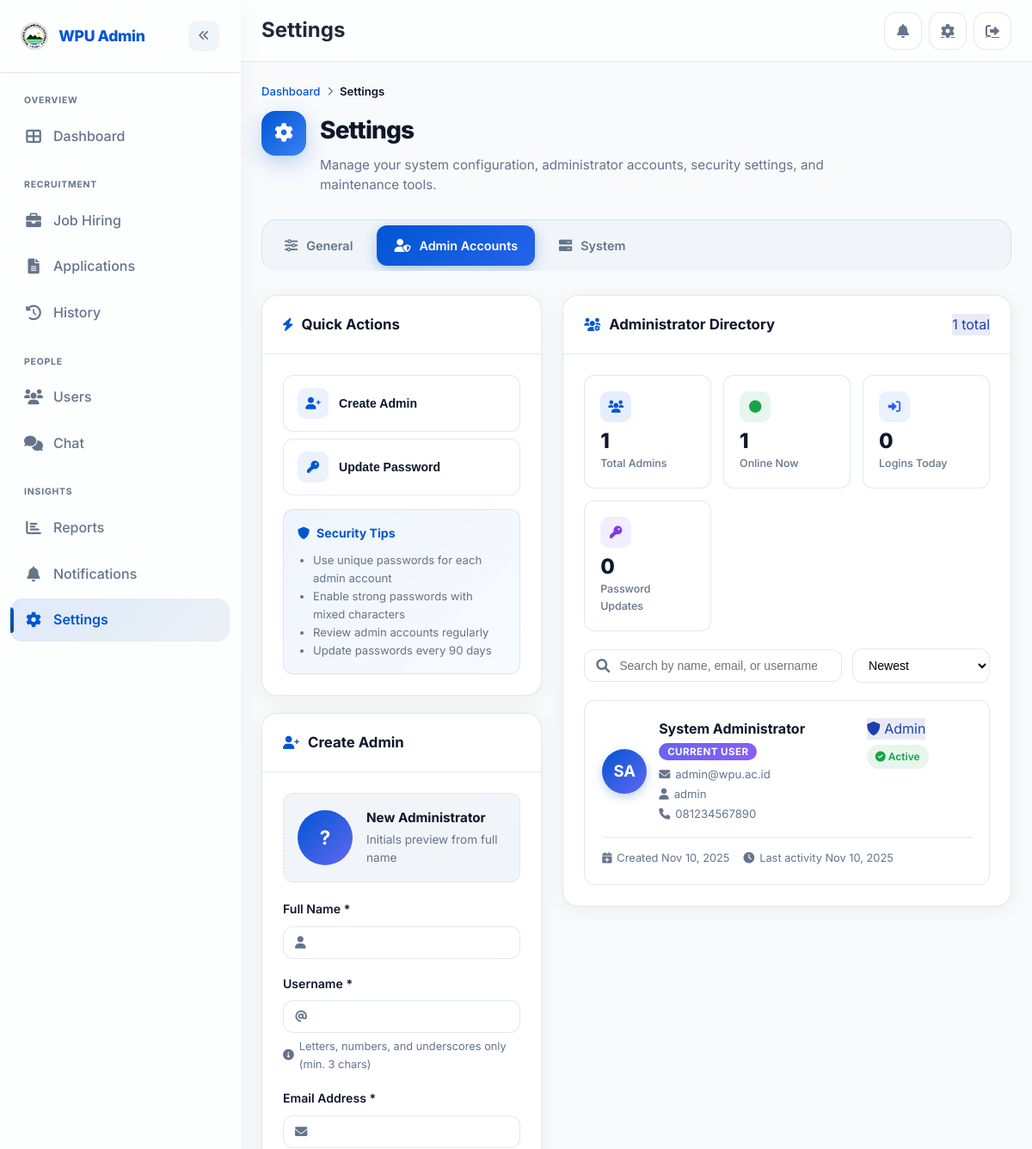
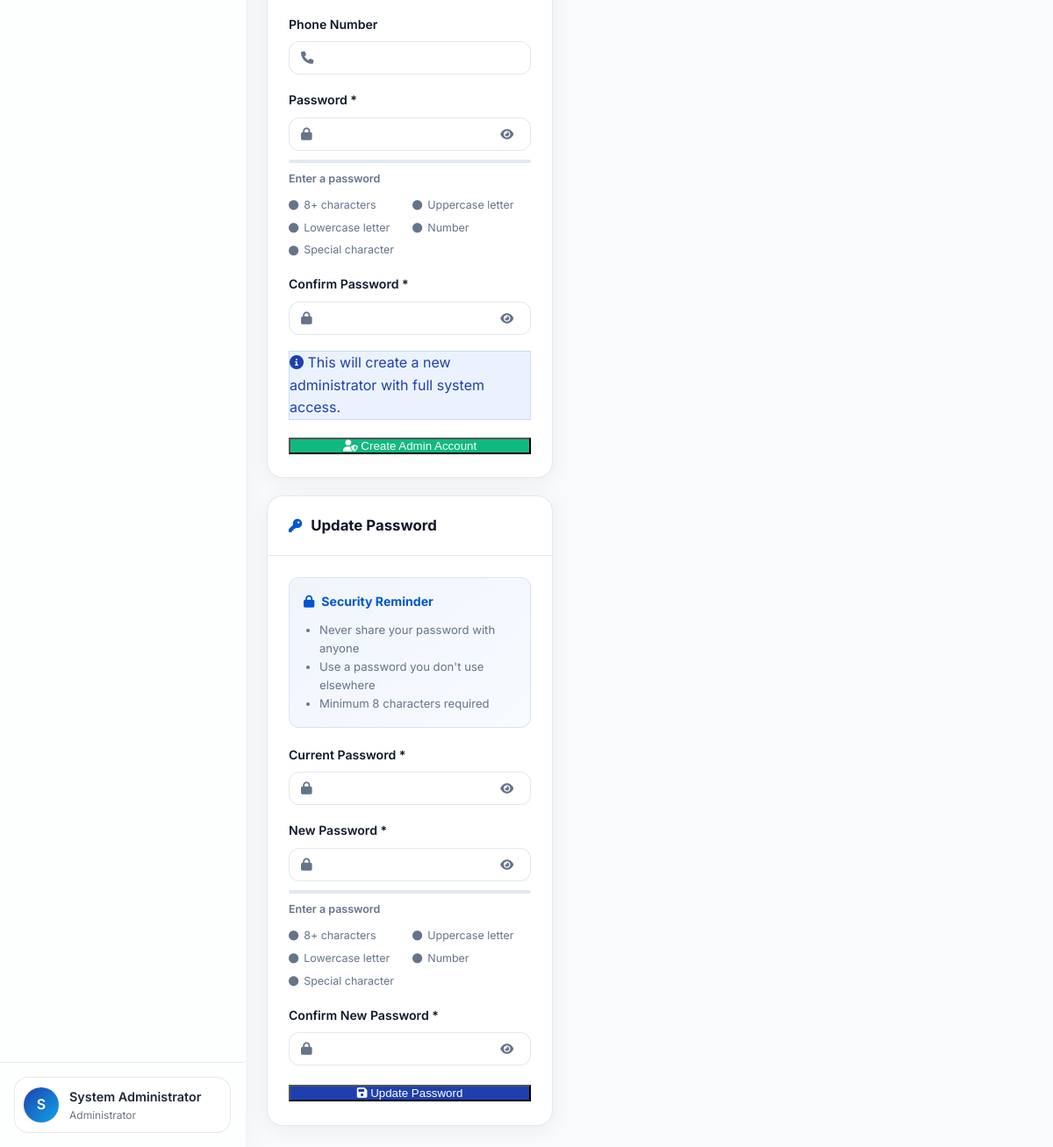
The page /admin/pages/settings.php?tab=accounts (signed in) on the database its author committed (2 pictures, top to bottom).
### tables this page shows
CREATE TABLE `users` (
  `id` int(11) NOT NULL,
  `username` varchar(50) NOT NULL,
  `email` varchar(100) NOT NULL,
  `password` varchar(255) DEFAULT NULL,
  `role` enum('admin','applicant') NOT NULL DEFAULT 'applicant',
  `full_name` varchar(100) NOT NULL,
  `phone` varchar(20) DEFAULT NULL,
  `address` text DEFAULT NULL,
  `age` int(11) DEFAULT NULL,
  `sex` enum('Male','Female','Other') DEFAULT NULL,
  `civil_status` enum('Married','Single','Separated','Widowed','Annuled','Solo Parent') DEFAULT NULL,
  `highest_educational_attainment` enum('Elementary Level','Elementary Graduate','Secondary/ High School Level','Secondary/ High School Graduate','College Level','College Graduate','Master''s Degree Holder','Doctoral Degree Holder') DEFAULT NULL,
  `bachelors_degree` text DEFAULT NULL,
  `masters_degree` text DEFAULT NULL,
  `doctorate_degree` text DEFAULT NULL,
  `application_type` set('PROMOTION','ENTRY LEVEL') DEFAULT NULL,
  `ipcr_rating` text DEFAULT NULL,
  `ipcr_file_path` varchar(255) DEFAULT NULL,
  `pe_rating` text DEFAULT NULL,
  `pe_file_path` varchar(255) DEFAULT NULL,
  `position_applied_for` enum('University Extension Specialist V SG 24','University Extension Specialist IV SG 22','University Extension Specialist III SG 20','University Extension Specialist II SG 18','University Extension Specialist I SG 16','University Extension Associate I SG 12','Administrative Assistant III SG 9','Administrative Aide VI (Clerk III) SG 6','Administrative Aide IV (Clerk II) SG 4') DEFAULT NULL,
  `training_programs` text DEFAULT NULL,
  `career_service_eligibilities` set('Professional Eligibility','Sub-Professional Eligibility','Career Service Executive Eligibility (CSE-E)','Bar/Board Eligibility (RA 1080)','Other') DEFAULT NULL,
  `career_service_eligibilities_other` text DEFAULT NULL,
  `special_needs` text DEFAULT NULL,
  `profile_picture` varchar(255) DEFAULT NULL,
  `google_id` varchar(255) DEFAULT NULL,
  `oauth_provider` enum('google','facebook','microsoft') DEFAULT NULL,
  `email_verified_at` datetime DEFAULT NULL,
  `email_verification_code` varchar(6) DEFAULT NULL,
  `email_verification_expires_at` datetime DEFAULT NULL,
  `email_verification_attempts` int(11) DEFAULT 0,
  `email_verification_last_sent_at` datetime DEFAULT NULL,
  `data_privacy_accepted_at` timestamp NULL DEFAULT NULL,
  `created_at` timestamp NOT NULL DEFAULT current_timestamp(),
  `updated_at` timestamp NOT NULL DEFAULT current_timestamp() ON UPDATE current_timestamp(),
  `is_active` tinyint(1) DEFAULT 1
);

### admin/pages/settings.php (the view, shortened to what the rows shown need)
<?php
require_once '../../includes/models.php';
$userModel = new User();
$activeTab = $_GET['tab'] ?? 'general';
$currentAdmin = $userModel->findById($_SESSION['user_id']);
$adminAccounts = $userModel->findAll('role = ?', [ROLE_ADMIN]);
?>
<!DOCTYPE html>
<html lang="en">
<head>
    <link href="https://cdnjs.cloudflare.com/ajax/libs/font-awesome/6.0.0/css/all.min.css" rel="stylesheet">
    <link href="../../assets/css/office-theme.css" rel="stylesheet">
    <link href="../../assets/css/admin-dashboard.css" rel="stylesheet">
    <link href="../../assets/css/admin-settings.css" rel="stylesheet">
</head>
<body class="admin-dashboard settings-page">
    <div class="main-wrapper">
        <header class="topbar" role="banner">
            <h1 class="topbar-title">Settings</h1>
        </header>
        <div class="content">
            <div class="settings-page-header">
                <div class="settings-header-content">
                    <div class="settings-header-text">
                        <h1>Settings</h1>
                    </div>
                </div>
            </div>
            <div class="tab-content">
                <?php if ($activeTab === 'accounts'): ?>
                    <div class="admin-grid">
                        <div class="admin-left-panel">
                            <div class="settings-card" id="createAdminSection">
                                <div class="settings-card-header">
                                    <h2><i class="fas fa-user-plus"></i> Create Admin</h2>
                                </div>
                            </div>
                            <div class="settings-card" id="updatePasswordSection">
                                <div class="settings-card-header">
                                    <h2><i class="fas fa-key"></i> Update Password</h2>
                                </div>
                            </div>
                        </div>
                        <div>
                            <div class="settings-card">
                                <div class="settings-card-header">
                                    <h2><i class="fas fa-users-cog"></i> Administrator Directory</h2>
                                </div>
                                <div class="settings-card-body">
                                    <?php if (empty($adminAccounts)): ?>
                                        <div class="admin-empty-state">
                                            <i class="fas fa-users-slash"></i>
                                            <p>No admin accounts found</p>
                                        </div>
                                    <?php else: ?>
                                        <div class="admin-cards-list" id="adminCardsList">
                                            <?php foreach ($adminAccounts as $admin): ?>
                                                <?php
                                                $initials = '';
                                                $parts = preg_split('/\s+/', trim($admin['full_name']));
                                                foreach (array_slice($parts, 0, 2) as $p) {
                                                    $initials .= strtoupper(substr($p, 0, 1));
                                                }
                                                ?>
                                                <div class="admin-item"
                                                     data-search="<?= htmlspecialchars(strtolower($admin['full_name'] . ' ' . $admin['email'] . ' ' . $admin['username'])) ?>"
                                                     data-name="<?= htmlspecialchars(strtolower($admin['full_name'])) ?>"
                                                     data-created="<?= htmlspecialchars($admin['created_at']) ?>"
                                                     data-updated="<?= htmlspecialchars($admin['updated_at'] ?? $admin['created_at']) ?>">
                                                    <div class="admin-item-header">
                                                        <div class="admin-info">
                                                            <div class="admin-avatar" aria-hidden="true"><?= htmlspecialchars($initials ?: strtoupper(substr($admin['full_name'], 0, 1))) ?></div>
                                                            <div class="admin-details">
                                                                <div class="admin-name">
                                                                    <?= htmlspecialchars($admin['full_name']) ?>
                                                                    <?php if ($admin['id'] === $_SESSION['user_id']): ?>
                                                                        <span class="badge-you">Current User</span>
                                                                    <?php endif; ?>
                                                                </div>
                                                                <div class="admin-meta"><i class="fas fa-envelope"></i> <?= htmlspecialchars($admin['email']) ?></div>
                                                                <div class="admin-meta"><i class="fas fa-user"></i> <?= htmlspecialchars($admin['username']) ?></div>
                                                                <?php if (!empty($admin['phone'])): ?>
                                                                    <div class="admin-meta"><i class="fas fa-phone"></i> <?= htmlspecialchars($admin['phone']) ?></div>
                                                                <?php endif; ?>
                                                            </div>
                                                        </div>
                                                        <div class="admin-badges">
                                                            <span class="badge-primary"><i class="fas fa-shield-alt"></i> Admin</span>
                                                            <?php if (!empty($admin['is_active'])): ?>
                                                                <span class="badge-status-active"><i class="fas fa-check-circle"></i> Active</span>
                                                            <?php else: ?>
                                                                <span class="badge-status-inactive"><i class="fas fa-times-circle"></i> Inactive</span>
                                                            <?php endif; ?>
                                                        </div>
                                                    </div>
                                                    <div class="admin-item-footer">
                                                        <span><i class="fas fa-calendar-plus"></i> Created <?= date('M j, Y', strtotime($admin['created_at'])) ?></span>
                                                        <span><i class="fas fa-clock"></i> Last activity <?= date('M j, Y', strtotime($admin['updated_at'] ?? $admin['created_at'])) ?></span>
                                                    </div>
                                                </div>
                                            <?php endforeach; ?>
                                        </div>
                                    <?php endif; ?>
                                </div>
                            </div>
                        </div>
                    </div>
                <?php endif; ?>
            </div>
        </div>
    </div>
</body>
</html>

### rows shown on the page
users: full_name "SA", full_name "System Administrator", shows "CURRENT USER", email "admin@wpu.ac.id", username "admin", phone "081234567890", is_active 1 (drawn), created_at "Nov 10, 2025", updated_at "Nov 10, 2025"

### other values the page prints
$section['title'] "OVERVIEW"
$item['label'] "Dashboard"
$section['title'] "RECRUITMENT"
$item['label'] "Job Hiring"
$item['label'] "Applications"
$item['label'] "History"
$section['title'] "PEOPLE"
$item['label'] "Users"
$item['label'] "Chat"
$section['title'] "INSIGHTS"
$item['label'] "Reports"
$item['label'] "Notifications"
$item['label'] "Settings"
substr($adminSidebarUserName, 0, 1) "S"
$adminSidebarUserName "System Administrator"
